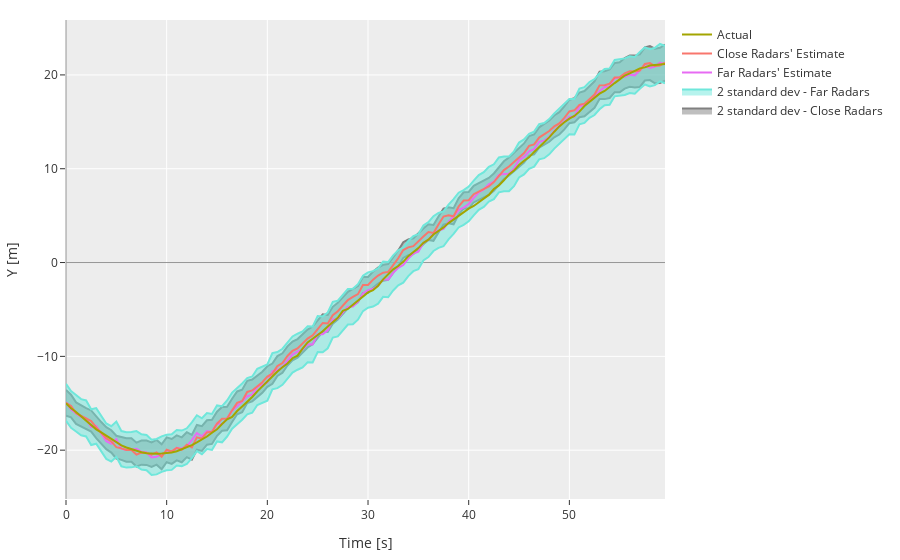

Write notebook code for a chart like this one.
### Code cell
fig = go.Figure()


fig.add_trace(
    go.Scatter(
        x=t,
        y=[x + std for x, std in zip(x_k_k_close, x_std_close)],
        # fill='tonexty',
        line_color='grey',
        showlegend=False
    )
)

fig.add_trace(
    go.Scatter(
        x=t,
        y=[x - std for x, std in zip(x_k_k_close, x_std_close)],
        # fill='',
        fill='tonexty',
        line_color='grey',
        name="2 standard dev - Close Radars"
    )
)


fig.add_trace(
    go.Scatter(
        x=t,
        y=[x + std for x, std in zip(x_k_k_far, x_std_far)],
        # fill='tonexty',
        line_color='rgb(111, 231, 219)',
        showlegend=False
    )
)

fig.add_trace(
    go.Scatter(
        x=t,
        y=[x - std for x, std in zip(x_k_k_far, x_std_far)],
        # fill='',
        fill='tonexty',
        line_color='rgb(111, 231, 219)',
        name="2 standard dev - Far Radars"
    )
)


fig.add_trace(
    go.Scatter(
        x=t,
        y=x_k_k_far,
        name="Far Radars' Estimate"
    )
)

fig.add_trace(
    go.Scatter(
        x=t,
        y=x_k_k_close,
        name="Close Radars' Estimate"
    )
)

fig.add_trace(
    go.Scatter(
        x=t,
        y=x_act,
        name="Actual"
    )
)

fig.update_layout(
    margin=dict(l=20, r=20, b=20, t=20),
    # height=600, width=600,
    # yaxis=dict(scaleanchor="x", scaleratio=1),
    xaxis_zeroline=True,
    yaxis_zeroline=True,
    xaxis_zerolinecolor='#969696',
    yaxis_zerolinecolor='#969696',
    yaxis_title="Y [m]",
    xaxis_title="Time [s]"
    # xaxis_range=[-25, 25],
    # yaxis_range=[-25, 25],
)
